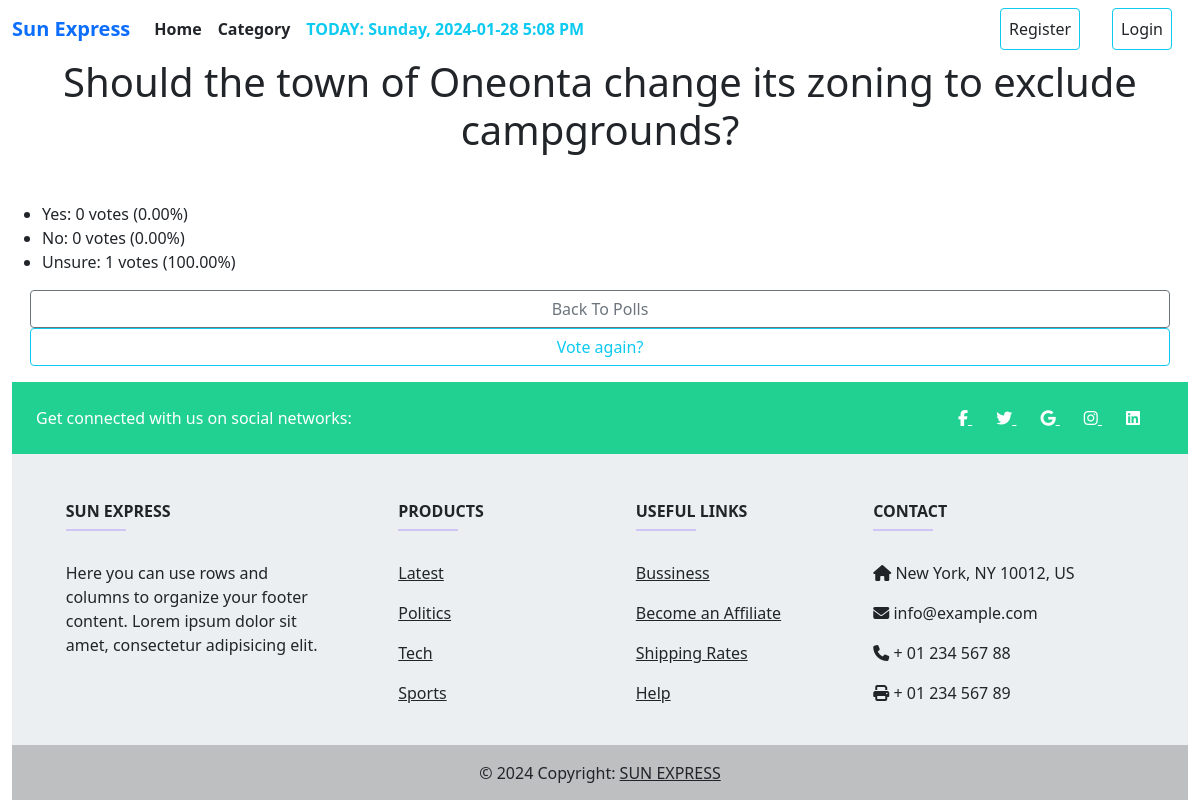
Page /poll/1/results/ on the committed database.
### polls/models.py (models this page shows, shortened)
class Question(models.Model):
    question_text = models.CharField(max_length = 200)
    pub_date = models.DateTimeField('date published')

class Choice(models.Model):
    question = models.ForeignKey(Question, on_delete = models.CASCADE)
    choice_text = models.CharField(max_length = 200)
    votes = models.IntegerField(default = 0)

### polls/views.py (the view)
# urls.py: path('<int:question_id>/results/', views.results, name ='results'),
def results(request, question_id):
    question = get_object_or_404(Question, pk=question_id)
    total_votes = sum(choice.votes for choice in question.choice_set.all())
    choices_with_percentage = []
    for choice in question.choice_set.all():
        percentage = (choice.votes / total_votes) * 100 if total_votes > 0 else 0
        choices_with_percentage.append({
            'choice_text': choice.choice_text,
            'votes': choice.votes,
            'percentage': percentage,
        })
    context = {
        'question': question,
        'choices_with_percentage': choices_with_percentage,
    }
    return render(request, 'results.html', context)

### polls/templates/results.html
{% extends 'base.html' %}
{% block content %}
<div class="container">
    <div class="row">
        <h1 class="mb-5 text-center">{{ question.question_text }}</h1>
        {% if question.choice_set.all %}
    <ul>
        {% for choice in choices_with_percentage %}
            <li>
                {{ choice.choice_text }}: {{ choice.votes }} votes ({{ choice.percentage|floatformat:2 }}%)
            </li>
        {% endfor %}
    </ul>
{% else %}
    <p>No choices available.</p>
{% endif %}
        <a class="btn btn-outline-secondary" href="{% url 'polls:index' %}">Back To Polls</a>
        <a class="btn btn-outline-info" href="{% url 'polls:detail' question.id %}">Vote again?</a>
    </div>
</div>
{% endblock %}

### rows in the picture
Question: question_text "Should the town of Oneonta change its zoning to exclude campgrounds?"
Choice: choice_text "Yes"
Choice: choice_text "No"
Choice: choice_text "Unsure"

### other values in the picture
{{ choice.votes }} "0" "0" "1"
{{ choice.percentage|floatformat:2 }} "0.00" "0.00" "100.00"
